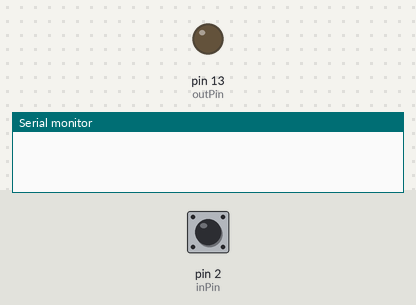
This sketch was run on a simulated Arduino Uno, built with avr-gcc and run on an emulated ATmega328P. Parts: output pins drawn as LEDs (lit = HIGH), the last lines printed to the serial monitor. Dashed ring = blinking. The test bench sets the inputs (shaded band); at power-on: pin 2 (inPin) LOW.

Above: at 1.2 s.
1.3 s: pin 2 (inPin) driven HIGH
2.8 s: pin 2 (inPin) pulsed LOW 5 times (0.12 s each, 0.3 s apart)
At 3.18 s:
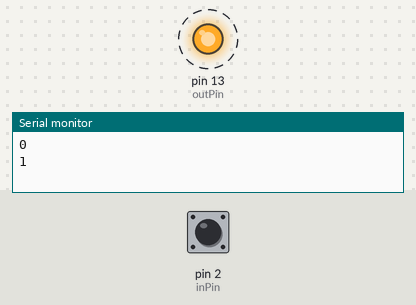
Timing chart, 0 to 5.8 s (numbered marks = the images above; inputs shaded):
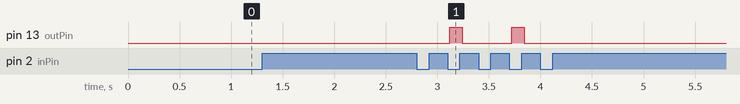

The sketch:

ChuaHRNG.ino
```cpp
// ChuaHRNG.ino
// Read in a digitized double scroll observable as 1 or 0
// sampling at much slower rate than lyapunov timescale
// arduino ChuaHRNG.ino --verify
// arduino ChuaHRNG.ino --upload
// sudo picocom /dev/ttyACM0 -b 9600 -r -l > randbin.txt
// cat randbin.txt | wc -l
// /home/chrisni/Dropbox/Academic/3University2/Phy405/Final/ChuaHRNG

#include <math.h>

int inPin = 2;  // Digital input pin for sampling Chua state voltage
int outPin = 13; // Digital output pin for indicator light

void setup() {
    Serial.begin(9600); // this number is the baud rate (9600 by default)
    pinMode(inPin, INPUT);
    pinMode(outPin, OUTPUT);
}

void loop() {
    int V0;            // Integer value of voltage reading (0/1)
    int V1;            // Second reading for Neuman's trick

    V0 = digitalRead(inPin);
    delay(20);
    V1 = digitalRead(inPin);
    delay(20);

    if (V1 != V0){
      if (V0 == HIGH){
        digitalWrite(outPin, HIGH);
      }
      else {
      digitalWrite(outPin, LOW);
      }
      Serial.println(V0);
    }
}
```

Measured:
- after the input at 2.8 s, pin 13 (outPin): alternates HIGH for 0.12 s and LOW for 0.48 s, 4 changes in all, then stays LOW, starting after 0.32 s
